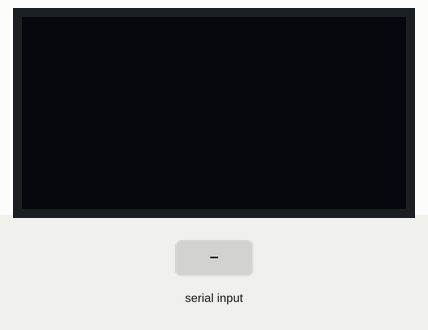
The sketch below on a simulated Arduino Uno, built with avr-gcc and run on an emulated ATmega328P. Parts: 128×64 one-colour display. The inputs (shaded band) are chosen by the test bench. The OLED is the two-colour kind (top 16 rows yellow).

Above: at 1.2 s.
1.3 s: "1" received over Serial
At 4.0 s:
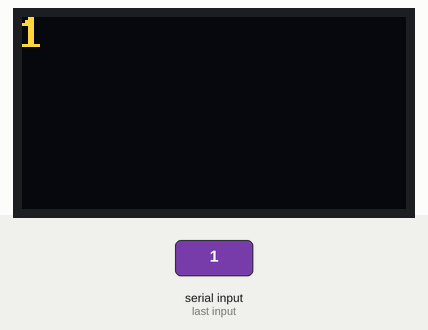
4.3 s: "0" received over Serial
At 7.0 s:
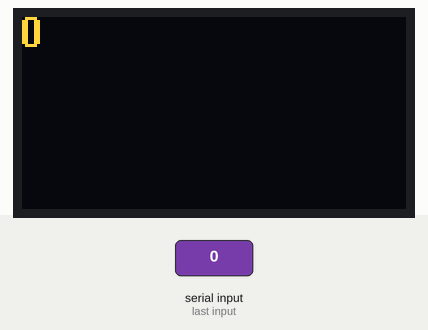
7.3 s: "2" received over Serial
At 9.4 s:
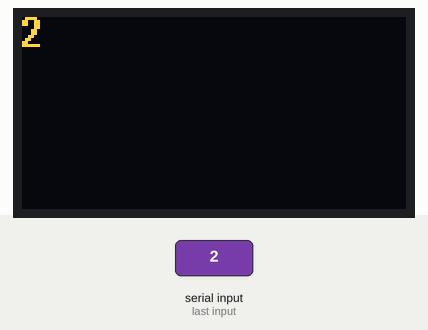
Timing chart, 0 to 10.9 s (numbered marks = the images above; inputs shaded):
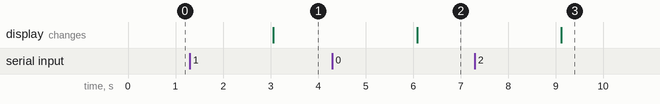

Measured:
- after the input at 1.3 s, the display: changes after 1.8 s (image 1)
- after the input at 4.3 s, the display: changes after 1.8 s (image 2)
- after the input at 7.3 s, the display: changes after 1.8 s (image 3)

The sketch:

oled_rpi.ino
```cpp
// https://es.aliexpress.com/item/1005006263058736.html
// https://github.com/olikraus/u8g2/wiki

#include <Wire.h>
#include <U8g2lib.h>

U8G2_SSD1306_128X64_NONAME_F_SW_I2C u8g2(U8G2_R0, 12, 14, U8X8_PIN_NONE);

void setup() {
  Serial.begin(115200);
  u8g2.begin();
}

void loop() {
  if (Serial.available() > 0) {
    String str = Serial.readString();
    str.trim();
    u8g2.clearBuffer();
    u8g2.setFont(u8g2_font_7x14B_tr);
    u8g2.drawStr(0, 10, str.c_str());
    u8g2.sendBuffer();
  }
  delay(1000);
}
```
